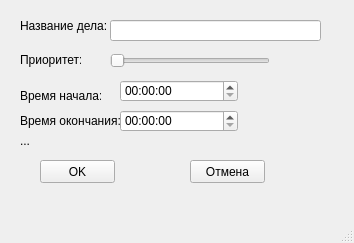
<?xml version="1.0" encoding="UTF-8"?>
<ui version="4.0">
 <class>Newcase</class>
 <widget class="QMainWindow" name="Newcase">
  <property name="geometry">
   <rect>
    <x>0</x>
    <y>0</y>
    <width>354</width>
    <height>243</height>
   </rect>
  </property>
  <property name="windowTitle">
   <string>MainWindow</string>
  </property>
  <widget class="QWidget" name="centralwidget">
   <widget class="QLabel" name="label_priority">
    <property name="geometry">
     <rect>
      <x>20</x>
      <y>50</y>
      <width>61</width>
      <height>20</height>
     </rect>
    </property>
    <property name="text">
     <string>Приоритет:</string>
    </property>
   </widget>
   <widget class="QPushButton" name="Ok">
    <property name="geometry">
     <rect>
      <x>40</x>
      <y>160</y>
      <width>75</width>
      <height>23</height>
     </rect>
    </property>
    <property name="text">
     <string>OK</string>
    </property>
   </widget>
   <widget class="QLineEdit" name="title_label">
    <property name="geometry">
     <rect>
      <x>110</x>
      <y>20</y>
      <width>211</width>
      <height>21</height>
     </rect>
    </property>
    <property name="text">
     <string/>
    </property>
   </widget>
   <widget class="QLabel" name="label_t_b">
    <property name="geometry">
     <rect>
      <x>20</x>
      <y>80</y>
      <width>81</width>
      <height>31</height>
     </rect>
    </property>
    <property name="text">
     <string>Время начала:</string>
    </property>
   </widget>
   <widget class="QPushButton" name="Cancel">
    <property name="geometry">
     <rect>
      <x>190</x>
      <y>160</y>
      <width>75</width>
      <height>23</height>
     </rect>
    </property>
    <property name="text">
     <string>Отмена</string>
    </property>
   </widget>
   <widget class="MyTimeEdit" name="time_begin">
    <property name="geometry">
     <rect>
      <x>120</x>
      <y>80</y>
      <width>118</width>
      <height>22</height>
     </rect>
    </property>
   </widget>
   <widget class="QLabel" name="label_title">
    <property name="geometry">
     <rect>
      <x>20</x>
      <y>10</y>
      <width>101</width>
      <height>31</height>
     </rect>
    </property>
    <property name="text">
     <string>Название дела:</string>
    </property>
   </widget>
   <widget class="QLabel" name="label_t_e">
    <property name="geometry">
     <rect>
      <x>20</x>
      <y>110</y>
      <width>111</width>
      <height>21</height>
     </rect>
    </property>
    <property name="text">
     <string>Время окончания:</string>
    </property>
   </widget>
   <widget class="QLabel" name="error">
    <property name="geometry">
     <rect>
      <x>20</x>
      <y>130</y>
      <width>241</width>
      <height>21</height>
     </rect>
    </property>
    <property name="text">
     <string>...</string>
    </property>
   </widget>
   <widget class="QTimeEdit" name="time_end">
    <property name="geometry">
     <rect>
      <x>120</x>
      <y>110</y>
      <width>118</width>
      <height>22</height>
     </rect>
    </property>
   </widget>
   <widget class="QSlider" name="priority">
    <property name="geometry">
     <rect>
      <x>110</x>
      <y>50</y>
      <width>160</width>
      <height>22</height>
     </rect>
    </property>
    <property name="orientation">
     <enum>Qt::Horizontal</enum>
    </property>
   </widget>
  </widget>
  <widget class="QMenuBar" name="menubar">
   <property name="geometry">
    <rect>
     <x>0</x>
     <y>0</y>
     <width>354</width>
     <height>22</height>
    </rect>
   </property>
  </widget>
  <widget class="QStatusBar" name="statusbar"/>
 </widget>
 <customwidgets>
  <customwidget>
   <class>MyTimeEdit</class>
   <extends>QTimeEdit</extends>
   <header location="global">mytimeedit.h</header>
  </customwidget>
 </customwidgets>
 <resources/>
 <connections/>
</ui>
